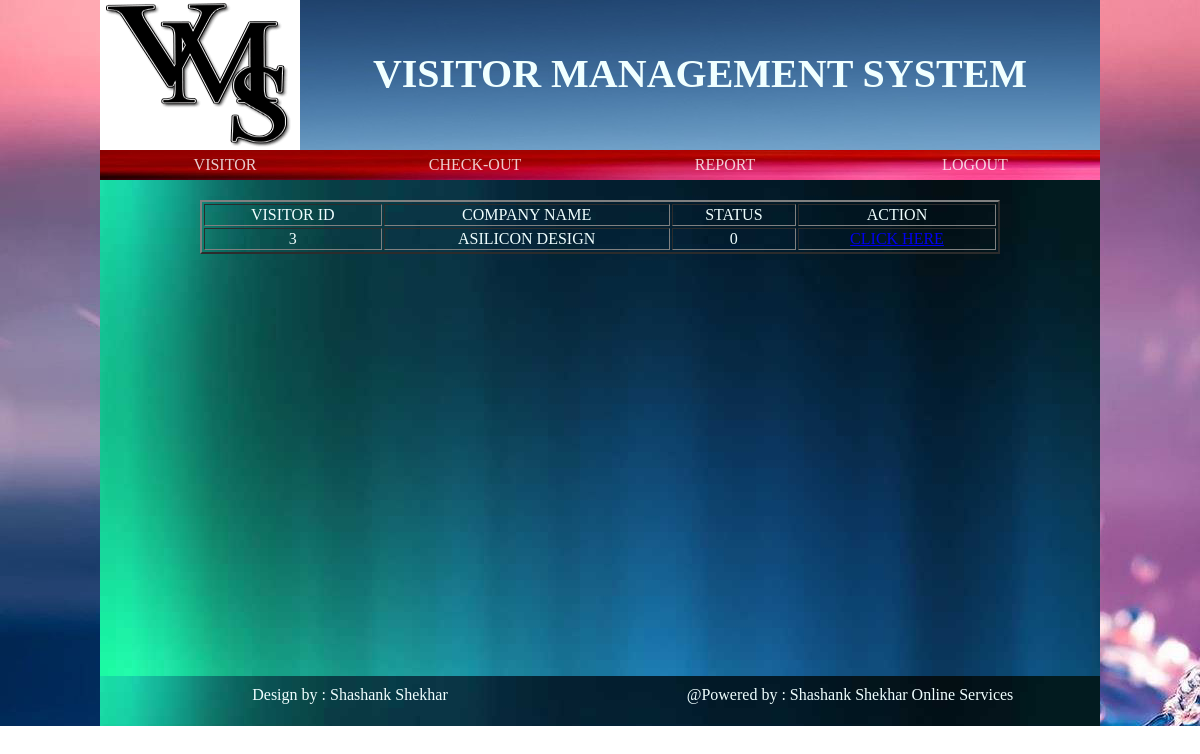
The page /checkout.php (signed in) on the database its author committed.
### tables this page shows
CREATE TABLE `otherinfo` (
  `id` int(5) NOT NULL,
  `visitorid` varchar(50) NOT NULL,
  `intime` time(6) NOT NULL,
  `outtime` time(6) NOT NULL,
  `refid` varchar(50) NOT NULL,
  `company` varchar(50) NOT NULL,
  `department` varchar(50) NOT NULL,
  `contactno` varchar(50) NOT NULL,
  `accessories` varchar(50) NOT NULL,
  `status` tinyint(1) NOT NULL
);

### checkout.php (the view, shortened to what this page needs)
<?php
include("connection.php");
if(isset($_SESSION['id']))
{
	$query="select * from otherinfo where status='0'";
	$run=mysqli_query($link,$query);
}
else{
	header("location:information.php");
}
?>
<!doctype html>
<html>
<head>
<link href="vvsitor.css" rel="stylesheet" type="text/css">
</head>
<body>
<div class="container">
<div class="wrapper">
<div class="header">
	<div class="logo"><img src="image/images.png" width="200" height="150"></div>
	<div class="title">VISITOR MANAGEMENT SYSTEM</div>
</div>
<div class="menu">
	 <li><a href="information.php">Visitor</a></li>
	 <li><a href="checkout.php">Check-out</a></li>
	 <li><a href="report.php">Report</a></li>
     <li><a href="logout.php">Logout</a></li>
</div>
<div class="content4">
<form>
	<table height="25" width="800" border="2" align="center">
		<tr>
	        <td>Visitor id</td>
		    <td>Company Name</td>
			<td>Status</td>
			<td>Action</td>
		</tr>
    <?php
	while($array=mysqli_fetch_assoc($run))
	{
     ?>
		<tr>
			<td><?php echo $array['visitorid']; ?></td>
			<td><?php echo $array['company']; ?></td>
			<td><?php echo $array['status']; ?></td>
			<td><a href="outtime.php?id=<?php echo $array['id'];?>">click here</a></td>
		</tr>
		<?php
	}
	?>
	</table>
</form>
</div>
<div class="footer">
  <table width="983" height="55" border="0" valign="middle">
 		<div class="design">Design by : Shashank Shekhar</div>
 		<div class="poweredby">@Powered by : Shashank Shekhar Online Services</div>
    </table>
</div>
</div >
</div>
</body>
</html>

### vvsitor.css (style rules this page uses)
.header { width:1000px; height:150px; }
.logo { width: 200px; height:150px; background-color:#E8E2E2; float:left; }
.title { width: 800px; height: 100px; font-size:40px; float: left; position:relative; background-image: url(image/bg6.jpg); padding-top: 50px; font-weight: bold; }
body { margin:0px; padding:0px; text-align: center; color:azure; background-image:url(image/Blue-Color-Wallpaper-Desktop.jpg); font-style:normal; }
.container { width:1000; height: auto; background-image:url(image/Water.jpg) }
.wrapper { margin:0 auto; width:1000px; }
.menu { line-height: 30px; width:1000px; height:30px; background-image: url(image/vivid_colors-wide.jpg) }
.menu li { display: inline-block; width: 250px; height: 30px; line-height: 30px; opacity: .8; float: left; }
.menu li a { color: white; }
.menu a { text-decoration: none; text-transform: uppercase; display: block; color: darkred; }
.content4 { width:1000px; height:456px; padding-top:20px; padding-bottom:20px; font-family:alice; background-image: url(image/IMG_444308.jpg); text-transform: uppercase; }
.footer { width: 1000px; height: 50px; font-family:"alex-brush"; background-image: url(image/IMG_444308.jpg); }
.design { width: 500px; height: 50px; float: left; padding-top: 10px; }
.poweredby { width: 500px; height: 50px; float: left; padding-top: 10px; }

### rows shown on the page
otherinfo: visitorid "3", company "ASILICON DESIGN", status "0"
